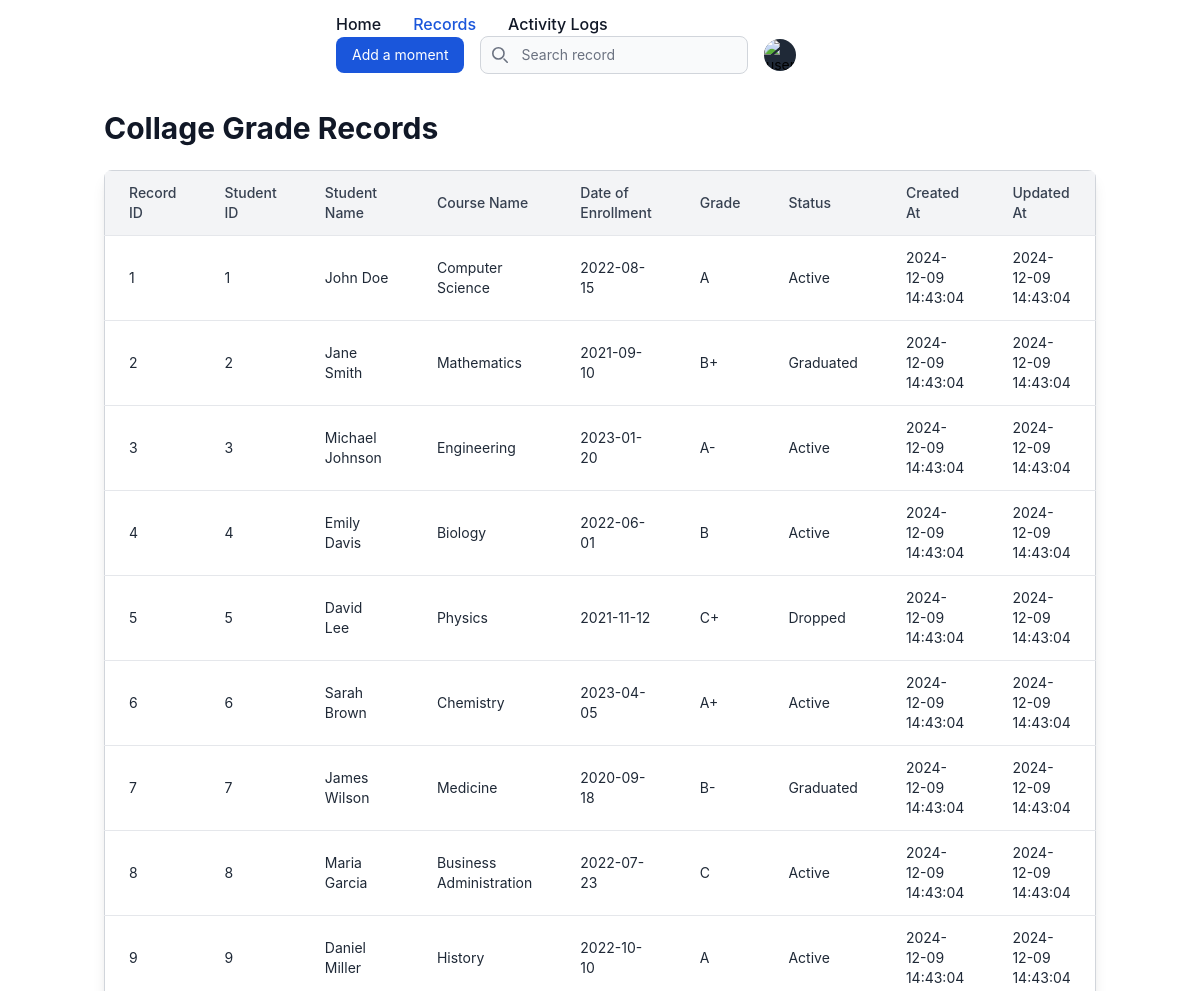
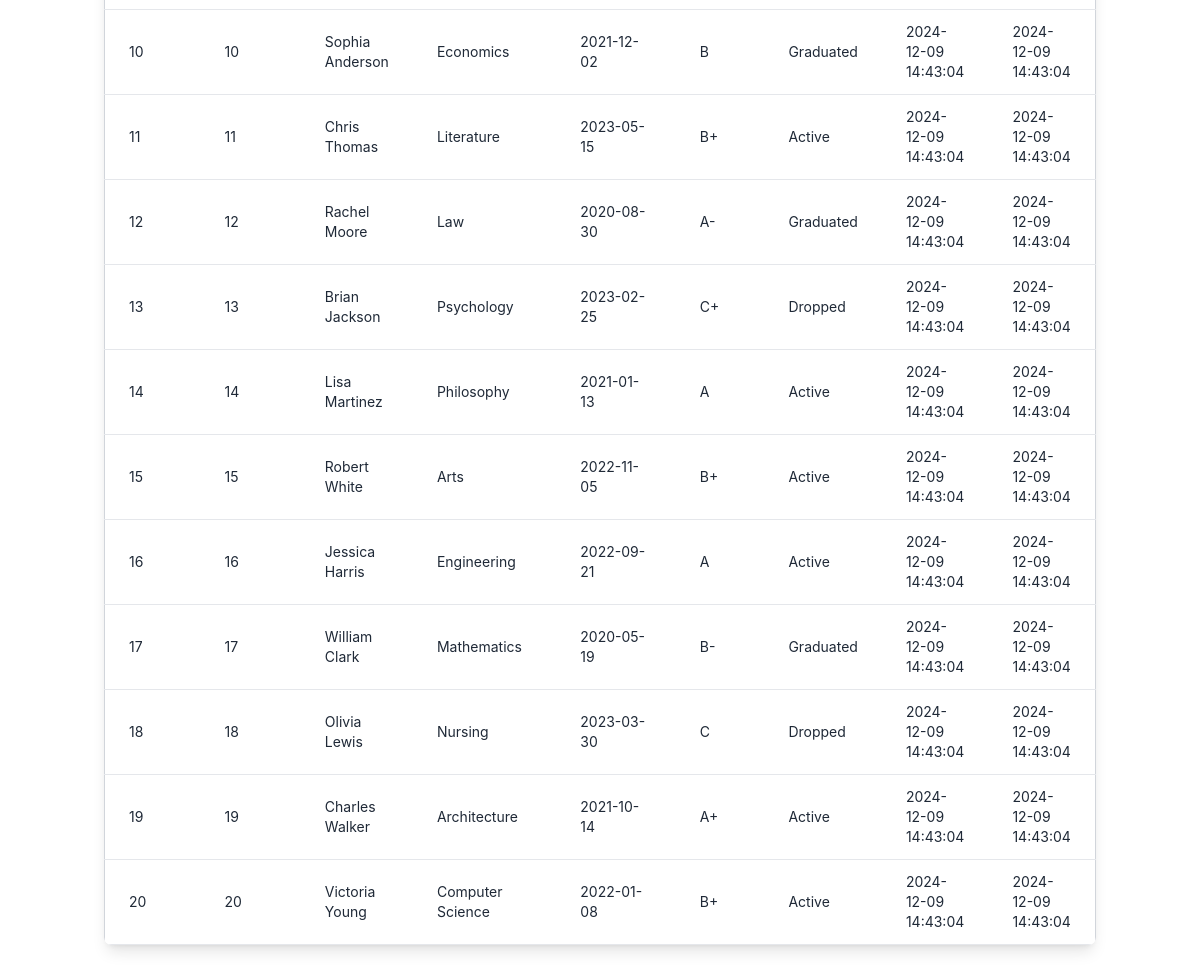
The app's page /records.php with its own data (2 pictures, top to bottom).
### tables this page shows
CREATE TABLE collage_records (
    record_id INT AUTO_INCREMENT PRIMARY KEY,  
    student_id INT NOT NULL,                    
    student_name VARCHAR(255) NOT NULL,          
    course_name VARCHAR(255) NOT NULL,           
    date_of_enrollment DATE NOT NULL,            
    grade VARCHAR(5),                           
    status ENUM('Active', 'Graduated', 'Dropped') NOT NULL DEFAULT 'Active',  
    created_at TIMESTAMP DEFAULT CURRENT_TIMESTAMP,  
    updated_at TIMESTAMP DEFAULT CURRENT_TIMESTAMP ON UPDATE CURRENT_TIMESTAMP  
);

### records.php (the view, shortened to what this page needs)
<?php
require_once 'core/dbConfig.php';
$search = isset($_GET['search']) ? $_GET['search'] : '';
$query = "SELECT * FROM collage_records WHERE student_name LIKE :search OR course_name LIKE :search";
$stmt = $pdo->prepare($query);
$stmt->execute(['search' => "%" . $search . "%"]);
$records = $stmt->fetchAll(PDO::FETCH_ASSOC);
?>
<!DOCTYPE html>
<html lang="en">
<head>
  <link href="https://cdn.jsdelivr.net/npm/flowbite@2.5.2/dist/flowbite.min.css" rel="stylesheet" />
</head>
<body>
  <?php include 'navbar.php'; ?>
  <div class="container mx-auto py-6 px-4">
    <h1 class="text-3xl font-bold mb-6 text-gray-900">Collage Grade Records</h1>
    <div class="overflow-x-auto bg-white rounded-lg shadow-lg">
      <table class="w-full bg-white border-collapse border border-gray-300">
        <thead class="bg-gray-100">
          <tr>
            <th class="py-3 px-6 border-b text-left text-sm font-medium text-gray-700">Record ID</th>
            <th class="py-3 px-6 border-b text-left text-sm font-medium text-gray-700">Student ID</th>
            <th class="py-3 px-6 border-b text-left text-sm font-medium text-gray-700">Student Name</th>
            <th class="py-3 px-6 border-b text-left text-sm font-medium text-gray-700">Course Name</th>
            <th class="py-3 px-6 border-b text-left text-sm font-medium text-gray-700">Date of Enrollment</th>
            <th class="py-3 px-6 border-b text-left text-sm font-medium text-gray-700">Grade</th>
            <th class="py-3 px-6 border-b text-left text-sm font-medium text-gray-700">Status</th>
            <th class="py-3 px-6 border-b text-left text-sm font-medium text-gray-700">Created At</th>
            <th class="py-3 px-6 border-b text-left text-sm font-medium text-gray-700">Updated At</th>
          </tr>
        </thead>
        <tbody>
          <?php foreach ($records as $record): ?>
            <tr class="hover:bg-gray-50">
              <td class="py-3 px-6 border-b text-sm text-gray-800"><?php echo $record['record_id']; ?></td>
              <td class="py-3 px-6 border-b text-sm text-gray-800"><?php echo $record['student_id']; ?></td>
              <td class="py-3 px-6 border-b text-sm text-gray-800">
                <?php echo htmlspecialchars($record['student_name']); ?>
              </td>
              <td class="py-3 px-6 border-b text-sm text-gray-800"><?php echo htmlspecialchars($record['course_name']); ?>
              </td>
              <td class="py-3 px-6 border-b text-sm text-gray-800"><?php echo $record['date_of_enrollment']; ?></td>
              <td class="py-3 px-6 border-b text-sm text-gray-800"><?php echo $record['grade']; ?></td>
              <td class="py-3 px-6 border-b text-sm text-gray-800"><?php echo $record['status']; ?></td>
              <td class="py-3 px-6 border-b text-sm text-gray-800"><?php echo $record['created_at']; ?></td>
              <td class="py-3 px-6 border-b text-sm text-gray-800"><?php echo $record['updated_at']; ?></td>
            </tr>
          <?php endforeach; ?>
        </tbody>
      </table>
    </div>
  </div>
</body>
</html>

### navbar.php (shortened to what this page needs)
<?php
$currentPage = basename($_SERVER['PHP_SELF']);
?>
<head>
  <link href="https://cdn.jsdelivr.net/npm/flowbite@2.5.2/dist/flowbite.min.css" rel="stylesheet" />
</head>
<div style="padding-left: 20rem; padding-right: 20rem">
  <nav class="flex flex-wrap items-center justify-between px-4 py-3 bg-white dark:bg-gray-800">
    <div class="w-full md:w-auto md:order-0">
      <div id="navbar-links" class="hidden md:block">
        <ul
          class="flex flex-col font-medium p-4 md:p-0 mt-4 border border-gray-100 rounded-lg bg-gray-50 md:space-x-8 rtl:space-x-reverse md:flex-row md:mt-0 md:border-0 md:bg-white dark:bg-gray-800 md:dark:bg-gray-900 dark:border-gray-700">
          <li><a href="index.php"
              class="block py-2 px-3 md:p-0 text-gray-900 rounded hover:bg-gray-100 md:hover:bg-transparent md:hover:text-blue-700 md:dark:hover:text-blue-500 dark:text-white dark:hover:bg-gray-700  dark:hover:text-white md:dark:hover:bg-transparent dark:border-gray-700 <?php echo ($currentPage == 'index.php') ? 'md:text-blue-700' : ''; ?>">Home</a>
          </li>
          <li><a href="records.php"
              class="block py-2 px-3 md:p-0 text-gray-900 rounded hover:bg-gray-100 md:hover:bg-transparent md:hover:text-blue-700 md:dark:hover:text-blue-500 dark:text-white dark:hover:bg-gray-700 dark:hover:text-white md:dark:hover:bg-transparent dark:border-gray-700 <?php echo ($currentPage == 'records.php') ? 'md:text-blue-700' : ''; ?>">Records</a>
          </li>
          <li><a href="activitylogs.php"
              class="block py-2 px-3 md:p-0 text-gray-900 rounded hover:bg-gray-100 md:hover:bg-transparent md:hover:text-blue-700 md:dark:hover:text-blue-500 dark:text-white dark:hover:bg-gray-700 dark:hover:text-white md:dark:hover:bg-transparent dark:border-gray-700 <?php echo ($currentPage == 'activitylogs.php') ? 'md:text-blue-700' : ''; ?>">Activity
              Logs</a>
          </li>
        </ul>
      </div>
    </div>
    <div class="flex items-center space-x-4">
      <a href="addMoment.php">
        <button class="px-4 py-2 bg-blue-700 text-white rounded-lg text-sm">Add a moment</button>
      </a>
      <div class="flex items-center">
        <?php if ($currentPage === 'records.php') { ?>
          <div id="search-bar" class="md:block relative">
            <div class="absolute inset-y-0 start-0 flex items-center ps-3 pointer-events-none">
            </div>
            <form method="GET" action="records.php" onsubmit="return true;">
              <input type="text" name="search" id="search-navbar"
                class="block w-full p-2 ps-10 text-sm text-gray-900 border border-gray-300 rounded-lg bg-gray-50 focus:ring-blue-500 focus:border-blue-500 dark:bg-gray-700 dark:border-gray-600 dark:placeholder-gray-400 dark:text-white dark:focus:ring-blue-500 dark:focus:border-blue-500"
                placeholder="Search record"
                value="<?php echo isset($_GET['search']) ? htmlspecialchars($_GET['search']) : ''; ?>"
                oninput="toggleClearButton()" />
            </form>
          </div>
        <?php } ?>
      </div>
      <div class="relative">
        <button type="button"
          class="flex text-sm bg-gray-800 rounded-full focus:ring-4 focus:ring-gray-300 dark:focus:ring-gray-600"
          id="user-menu-button" aria-expanded="false" data-dropdown-toggle="user-dropdown">
          <img class="w-8 h-8 rounded-full"
            src="https://img-cdn.pixlr.com/image-generator/history/65bb506dcb310754719cf81f/ede935de-1138-4f66-8ed7-44bd16efc709/medium.webp"
            alt="user photo">
        </button>
      </div>
    </div>
  </nav>
</div>

### records on screen
collage_records: record_id "1", student "1", student_name "John Doe", course_name "Computer Science", date_of_enrollment "2022-08-15", grade "A", status "Active", created_at "2024-12-09 14:43:04", updated_at "2024-12-09 14:43:04"
collage_records: record_id "2", student "2", student_name "Jane Smith", course_name "Mathematics", date_of_enrollment "2021-09-10", grade "B+", status "Graduated", created_at "2024-12-09 14:43:04", updated_at "2024-12-09 14:43:04"
collage_records: record_id "3", student "3", student_name "Michael Johnson", course_name "Engineering", date_of_enrollment "2023-01-20", grade "A-", status "Active", created_at "2024-12-09 14:43:04", updated_at "2024-12-09 14:43:04"
collage_records: record_id "4", student "4", student_name "Emily Davis", course_name "Biology", date_of_enrollment "2022-06-01", grade "B", status "Active", created_at "2024-12-09 14:43:04", updated_at "2024-12-09 14:43:04"
collage_records: record_id "5", student "5", student_name "David Lee", course_name "Physics", date_of_enrollment "2021-11-12", grade "C+", status "Dropped", created_at "2024-12-09 14:43:04", updated_at "2024-12-09 14:43:04"
collage_records: record_id "6", student "6", student_name "Sarah Brown", course_name "Chemistry", date_of_enrollment "2023-04-05", grade "A+", status "Active", created_at "2024-12-09 14:43:04", updated_at "2024-12-09 14:43:04"
collage_records: record_id "7", student "7", student_name "James Wilson", course_name "Medicine", date_of_enrollment "2020-09-18", grade "B-", status "Graduated", created_at "2024-12-09 14:43:04", updated_at "2024-12-09 14:43:04"
collage_records: record_id "8", student "8", student_name "Maria Garcia", course_name "Business Administration", date_of_enrollment "2022-07-23", grade "C", status "Active", created_at "2024-12-09 14:43:04", updated_at "2024-12-09 14:43:04"
collage_records: record_id "9", student "9", student_name "Daniel Miller", course_name "History", date_of_enrollment "2022-10-10", grade "A", status "Active", created_at "2024-12-09 14:43:04", updated_at "2024-12-09 14:43:04"
collage_records: record_id "10", student "10", student_name "Sophia Anderson", course_name "Economics", date_of_enrollment "2021-12-02", grade "B", status "Graduated", created_at "2024-12-09 14:43:04", updated_at "2024-12-09 14:43:04"
collage_records: record_id "11", student "11", student_name "Chris Thomas", course_name "Literature", date_of_enrollment "2023-05-15", grade "B+", status "Active", created_at "2024-12-09 14:43:04", updated_at "2024-12-09 14:43:04"
collage_records: record_id "12", student "12", student_name "Rachel Moore", course_name "Law", date_of_enrollment "2020-08-30", grade "A-", status "Graduated", created_at "2024-12-09 14:43:04", updated_at "2024-12-09 14:43:04"
collage_records: record_id "13", student "13", student_name "Brian Jackson", course_name "Psychology", date_of_enrollment "2023-02-25", grade "C+", status "Dropped", created_at "2024-12-09 14:43:04", updated_at "2024-12-09 14:43:04"
collage_records: record_id "14", student "14", student_name "Lisa Martinez", course_name "Philosophy", date_of_enrollment "2021-01-13", grade "A", status "Active", created_at "2024-12-09 14:43:04", updated_at "2024-12-09 14:43:04"
collage_records: record_id "15", student "15", student_name "Robert White", course_name "Arts", date_of_enrollment "2022-11-05", grade "B+", status "Active", created_at "2024-12-09 14:43:04", updated_at "2024-12-09 14:43:04"
collage_records: record_id "16", student "16", student_name "Jessica Harris", course_name "Engineering", date_of_enrollment "2022-09-21", grade "A", status "Active", created_at "2024-12-09 14:43:04", updated_at "2024-12-09 14:43:04"
collage_records: record_id "17", student "17", student_name "William Clark", course_name "Mathematics", date_of_enrollment "2020-05-19", grade "B-", status "Graduated", created_at "2024-12-09 14:43:04", updated_at "2024-12-09 14:43:04"
collage_records: record_id "18", student "18", student_name "Olivia Lewis", course_name "Nursing", date_of_enrollment "2023-03-30", grade "C", status "Dropped", created_at "2024-12-09 14:43:04", updated_at "2024-12-09 14:43:04"
collage_records: record_id "19", student "19", student_name "Charles Walker", course_name "Architecture", date_of_enrollment "2021-10-14", grade "A+", status "Active", created_at "2024-12-09 14:43:04", updated_at "2024-12-09 14:43:04"
collage_records: record_id "20", student "20", student_name "Victoria Young", course_name "Computer Science", date_of_enrollment "2022-01-08", grade "B+", status "Active", created_at "2024-12-09 14:43:04", updated_at "2024-12-09 14:43:04"
